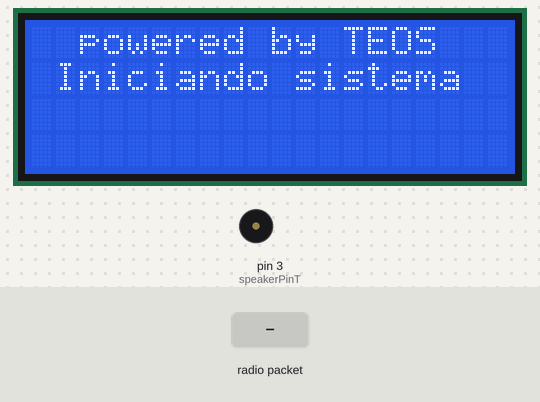
This sketch was run on a simulated Arduino Uno, built with avr-gcc and run on an emulated ATmega328P. Shown: 20×4 character LCD, buzzer (waves = sounding). The test bench sets the inputs (shaded band). No radio packets arrive unless stated; what the sketch prints to the serial monitor is not drawn.

Above: at 1.3 s.
1.4 s: radio packet "1" arrives
At 1.53 s:
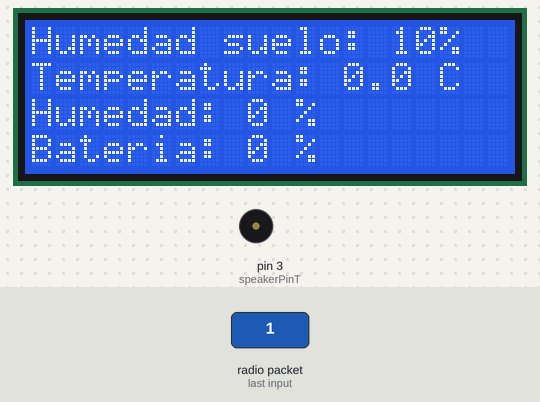
At 2.4 s:
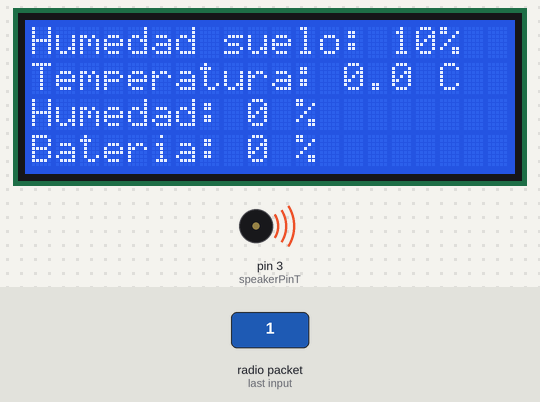
3.0 s: radio packet "0" arrives
At 3.9 s:
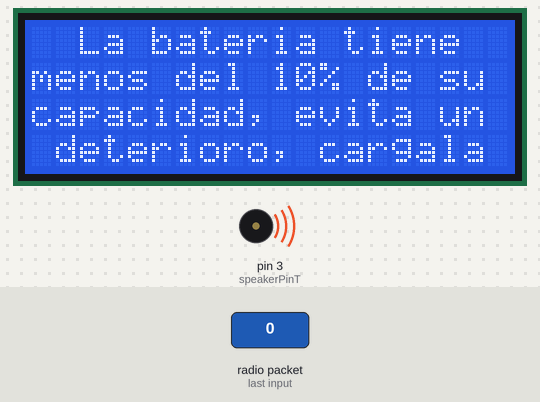
Timing chart, 0 to 6.0 s (numbered marks = the images above; inputs shaded):
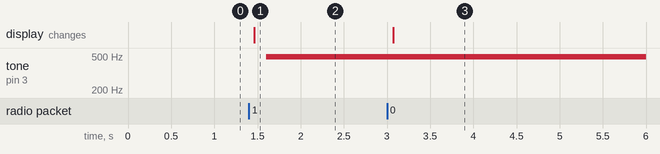

The sketch:

Comunicacion-inalambrica-con-Arduino-y-NRF24L01-Master.ino
```cpp
/*
  Created by TEOS
  Domotic with Arduino https://goo.gl/btZpjs
  YouTube https://goo.gl/k7TUSZ
  Instagram https://goo.gl/zEIjia
  Facebook https://goo.gl/eivraR
  Twitter https://goo.gl/du5Wgn
  Github https://goo.gl/Xl5IiS
  Google Plus https://goo.gl/gBnUdh
  WEB https://www.proyecto-teos.com/
*/

//Library for the NRF module
#include <RH_NRF24.h> //https://github.com/PaulStoffregen/RadioHead
//Library that allows communication with I2C / TWI devices.
#include <Wire.h>
//Library for LCD with I2C protocol.
#include <LiquidCrystal_I2C.h> //https://github.com/fdebrabander/Arduino-LiquidCrystal-I2C-library

//Constants for the Arduino pins.
const uint8_t cePinT = 9, csnPinT = 10, speakerPinT = 3;

//Variables with start values.
uint8_t speakerStatusT = LOW, varVolumeT = 20, volumeT;
bool continueT = true;
unsigned long previousMillisT;

//Structure for data transmission.
struct dataCollectionT {
  float temperatureT, voltageT;
  uint16_t soilMoistureT;
  uint8_t humidityT;
} _dataCT;

//Constructors.
RH_NRF24 nrf24(cePinT, csnPinT);
LiquidCrystal_I2C lcd(0x27, 20, 4);

void setup() {
  lcd.begin();
  lcd.setCursor(2, 0);
  lcd.print("powered by TEOS");
  lcd.setCursor(1, 1);
  lcd.print("Iniciando sistema");

  Serial.begin(9600);
  pinMode(speakerPinT, OUTPUT);

  //NRF module verification.
  const uint8_t channelRFT = 1;
  while (!nrf24.init())
    Serial.print(F("Error al iniciar el modulo RF\n"));
  Serial.print(F("Modulo RF iniciado\n"));
  while (!nrf24.setChannel(channelRFT))
    Serial.print(F("Error en el conjunto de canal\n"));
  Serial.print(F("Canal de conjunto iniciado\n"));
  while (!nrf24.setRF(RH_NRF24::DataRate2Mbps, RH_NRF24::TransmitPower0dBm))
    Serial.print(F("Error en el conjunto RF\n"));
  Serial.print(F("RF de conjunto iniciado\n\n"));

  previousMillisT = millis();
}

void loop() {
  //Check module availability.
  if (nrf24.available()) {
    //Determines the size of the received message.
    uint8_t bufferT[RH_NRF24_MAX_MESSAGE_LEN], bufLenT = sizeof(bufferT);
    //If parity is achieved with the device and you receive messages,
    //then there is new information in the buffer.
    if (nrf24.recv(bufferT, &bufLenT)) {
      //The memcpy statement copies the byte values from the location pointed
      //to by the source directly to the memory block pointed to by the
      //destination. Data can now be accessed using _dataCT.
      memcpy(&_dataCT, bufferT, sizeof(_dataCT));

      //Send the data to a function that displays the data using a 20x4 display.
      printData(_dataCT.temperatureT, _dataCT.humidityT, _dataCT.soilMoistureT,
                _dataCT.voltageT);
    }
  }
  emergingAction();
}

void printData(float temperatureT, uint8_t humidityT, uint8_t soilMoistureT, float voltageT) {
  //Tells the program which messages to display.
  if (continueT) {
    lcd.clear();
    lcd.print("Humedad suelo: ");
    lcd.print(soilMoistureT);
    lcd.setCursor(17, 0);
    lcd.print("%");

    lcd.setCursor(0, 1);
    lcd.print("Temperatura: ");
    lcd.print(temperatureT, 1);
    lcd.setCursor(17, 1);
    lcd.print("C");

    lcd.setCursor(0, 2);
    lcd.print("Humedad: ");
    lcd.print(humidityT);
    lcd.setCursor(11, 2);
    lcd.print("%");

    //To indicate the value of the battery in percentage levels, a function
    //is invoked that returns the value by remaining approximation of the same.
    lcd.setCursor(0, 3);
    lcd.print("Bateria: ");
    lcd.print(getLevelBattery(voltageT));
    lcd.setCursor(11, 3);
    lcd.print("%");
  } else {
    lcd.clear();
    lcd.print("  La bateria tiene");
    lcd.setCursor(0, 1);
    lcd.print("menos del 10% de su");
    lcd.setCursor(0, 2);
    lcd.print("capacidad, evita un");
    lcd.setCursor(0, 3);
    lcd.print(" deterioro, cargala");
  }
}

uint8_t getLevelBattery(float voltageT) {
  //The following variables correspond to the battery values:
  //voltageMaxT = maximum voltage given by the battery
  //voltageMinT = minimum battery voltage
  //The variable scaleT corresponds to the number of jumps it will make
  //from the minimum value to the maximum battery voltage. Seen in
  //another way, it goes from 0 to 100 with 20 jumps from 5 to 5 (20 in total)

  uint8_t percMaxT = 100, percMinT = 0, percentageT;
  float voltageMaxT = 4.20, voltageMinT = 3.20;
  float scaleT = 0.05, refVoltageT = voltageMaxT;

  //The next cycle uses a mathematical method known as interpolation, we use
  //it to find out the next average percentages given the maximum and
  //minimum voltage as a reference at their ends.
  for (uint8_t incT = 0; incT < 21; incT++) {
    uint8_t interpolationPercT = percMaxT + (percMinT - percMaxT) *
                                 ((voltageMaxT - (scaleT * incT)) - voltageMaxT) /
                                 (voltageMinT - voltageMaxT);
    refVoltageT -= scaleT;

    if (refVoltageT <= voltageT) {
      percentageT = interpolationPercT;
      break;
    } else
      percentageT = (voltageT < refVoltageT) ? 0 : 100;
  }

  //continueT has a boolean value which is assigned by a ternary operation
  //that evaluates the voltage level.
  continueT = (percentageT <= 10) ? false : true;
  return percentageT;
}

//You can do any action with the values you receive, in this case, we sound
//a buzzer with modulated pulses that notify that something is wrong
//in the system. To prevent this action from interrupting other tasks,
//it is triggered as a parallel task, similar to multitasking.
void emergingAction() {
  const uint16_t intervalT = 500;
  unsigned long currentMillisT = millis();

  if ((unsigned long)(currentMillisT - previousMillisT) >= intervalT) {
    if (!continueT) {
      //Due to the connection of the buzzer with the PWM pin of our Arduino,
      //we can modify the frequency with which we make the buzzer sound,
      //to increase or decrease the volume, modify the value of the
      //variable volumeT.
      speakerStatusT = (speakerStatusT) ? LOW : HIGH;
      volumeT = (speakerStatusT) ? varVolumeT : 0;
      analogWrite(speakerPinT, volumeT);
    }
    previousMillisT = millis();
  }
}
```

Measured:
- after the input at 1.4 s, tone on pin 3 (speakerPinT): silent → 490 Hz after 0.20 s; the display: changes after 0.06 s (image 1)
- after the input at 3.0 s, the display: changes after 0.07 s (image 3)
